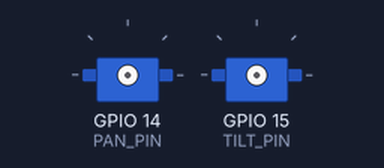
Recording of a sketch running on a simulated ESP32. Shown: 2 × servo. What the sketch prints to the serial monitor is not drawn.

Above: at 0.0 s.
At 21.4 s:
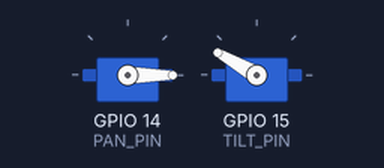
At 22.9 s:
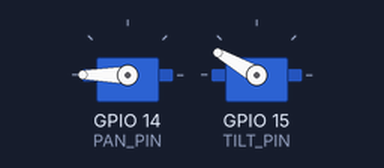
At 25.9 s:
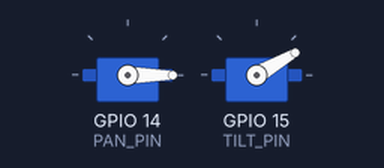
Timing chart, 0 to 34.4 s (numbered marks = the images above):
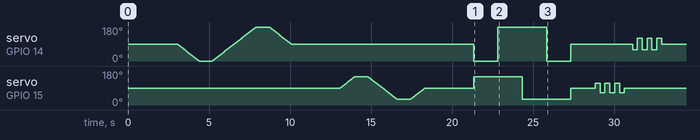

The sketch:

Servo_Only_Test.ino
```cpp
/*
 * ============================================================
 *  SERVO MOTOR TEST — ESP32-CAM (AI Thinker)
 *  Tests pan + tilt MG90S servos ONLY
 *  No camera, no WiFi, no other components needed
 *
 *  MINIMUM WIRING TO RUN THIS:
 *
 *  Power (from LM2596S set to 5V):
 *    5V rail  →  ESP32-CAM 5V pin
 *    5V rail  →  Both servo VCC
 *    GND rail →  ESP32-CAM GND pin
 *    GND rail →  Both servo GND
 *
 *  Pan Servo (horizontal):
 *    Signal  → GPIO 14
 *
 *  Tilt Servo (vertical):
 *    Signal  → GPIO 15
 *
 *  LIBRARY NEEDED:
 *    ESP32Servo by Kevin Harrington
 *    Install via: Sketch → Include Library → Manage Libraries
 *    Search "ESP32Servo" → Install
 * ============================================================
 */

#include <ESP32Servo.h>

#define PAN_PIN   14
#define TILT_PIN  15

Servo panServo;
Servo tiltServo;

// ── Helper: move servo slowly step by step ──────────────────
void slowMove(Servo &servo, int fromAngle, int toAngle, int stepDelay = 15) {
  if (fromAngle < toAngle) {
    for (int a = fromAngle; a <= toAngle; a++) {
      servo.write(a);
      delay(stepDelay);
    }
  } else {
    for (int a = fromAngle; a >= toAngle; a--) {
      servo.write(a);
      delay(stepDelay);
    }
  }
}

void setup() {
  Serial.begin(115200);
  delay(1000);

  Serial.println();
  Serial.println("====================================");
  Serial.println("  SERVO TEST — ESP32-CAM");
  Serial.println("====================================");
  Serial.println();

  // Attach servos
  panServo.attach(PAN_PIN,   500, 2400);
  tiltServo.attach(TILT_PIN, 500, 2400);
  Serial.println("[OK] Servos attached");
  Serial.println("     Pan  → GPIO " + String(PAN_PIN));
  Serial.println("     Tilt → GPIO " + String(TILT_PIN));
  Serial.println();

  // ── TEST 1: Center both servos ──────────────────────────
  Serial.println("TEST 1 — CENTER (both to 90°)");
  panServo.write(90);
  tiltServo.write(90);
  Serial.println("  Both servos → 90° (home position)");
  Serial.println("  Both should be pointing straight ahead");
  delay(2000);

  // ── TEST 2: Pan servo only ──────────────────────────────
  Serial.println();
  Serial.println("TEST 2 — PAN SERVO ONLY (GPIO 14)");
  Serial.println("  Tilt stays at 90° — only pan moves");
  Serial.println();

  Serial.println("  Pan: 90° → 0° (full left)");
  slowMove(panServo, 90, 0);
  delay(800);

  Serial.println("  Pan: 0° → 180° (full right)");
  slowMove(panServo, 0, 180);
  delay(800);

  Serial.println("  Pan: 180° → 90° (back to center)");
  slowMove(panServo, 180, 90);
  delay(1000);

  Serial.println("  [CHECK] Did the pan servo sweep left then right?");
  Serial.println("  If YES → Pan servo working");
  Serial.println("  If NO  → Check GPIO 14 wiring and 5V power");

  delay(2000);

  // ── TEST 3: Tilt servo only ─────────────────────────────
  Serial.println();
  Serial.println("TEST 3 — TILT SERVO ONLY (GPIO 15)");
  Serial.println("  Pan stays at 90° — only tilt moves");
  Serial.println();

  Serial.println("  Tilt: 90° → 150° (tilt up)");
  slowMove(tiltServo, 90, 150);
  delay(800);

  Serial.println("  Tilt: 150° → 30° (tilt down)");
  slowMove(tiltServo, 150, 30);
  delay(800);

  Serial.println("  Tilt: 30° → 90° (back to center)");
  slowMove(tiltServo, 30, 90);
  delay(1000);

  Serial.println("  [CHECK] Did the tilt servo go up then down?");
  Serial.println("  If YES → Tilt servo working");
  Serial.println("  If NO  → Check GPIO 15 wiring and 5V power");

  delay(2000);

  // ── TEST 4: Both together ───────────────────────────────
  Serial.println();
  Serial.println("TEST 4 — BOTH SERVOS TOGETHER");

  Serial.println("  Moving to top-left corner...");
  panServo.write(0);
  tiltServo.write(150);
  delay(1500);

  Serial.println("  Moving to top-right corner...");
  panServo.write(180);
  tiltServo.write(150);
  delay(1500);

  Serial.println("  Moving to bottom-right corner...");
  panServo.write(180);
  tiltServo.write(30);
  delay(1500);

  Serial.println("  Moving to bottom-left corner...");
  panServo.write(0);
  tiltServo.write(30);
  delay(1500);

  Serial.println("  Returning to HOME...");
  panServo.write(90);
  tiltServo.write(90);
  delay(1500);

  // ── TEST 5: Nod and shake ───────────────────────────────
  Serial.println();
  Serial.println("TEST 5 — NOD (tilt) AND SHAKE (pan)");

  Serial.println("  Nodding 3 times (tilt up/down)...");
  for (int i = 0; i < 3; i++) {
    tiltServo.write(115);
    delay(300);
    tiltServo.write(65);
    delay(300);
  }
  tiltServo.write(90);
  delay(500);

  Serial.println("  Shaking 3 times (pan left/right)...");
  for (int i = 0; i < 3; i++) {
    panServo.write(60);
    delay(300);
    panServo.write(120);
    delay(300);
  }
  panServo.write(90);
  delay(500);

  // ── DONE ────────────────────────────────────────────────
  Serial.println();
  Serial.println("====================================");
  Serial.println("  ALL SERVO TESTS COMPLETE");
  Serial.println("====================================");
  Serial.println();
  Serial.println("Both servos now hold at 90° (home).");
  Serial.println();
  Serial.println("RESULTS:");
  Serial.println("  If pan moved  → GPIO 14 wiring correct");
  Serial.println("  If tilt moved → GPIO 15 wiring correct");
  Serial.println("  If neither moved:");
  Serial.println("    1. Check 5V on servo VCC (red) wires");
  Serial.println("    2. Check GND on servo GND (brown) wires");
  Serial.println("    3. Check signal wires on GPIO 14 and 15");
  Serial.println("    4. Confirm ESP32Servo library is installed");
  Serial.println();
  Serial.println("Type any letter + Enter in Serial Monitor");
  Serial.println("to run a single servo sweep again:");
  Serial.println("  p = pan sweep");
  Serial.println("  t = tilt sweep");
  Serial.println("  b = both corners");
  Serial.println("  h = go home (90/90)");
}

void loop() {
  // Interactive control via Serial Monitor after tests
  if (Serial.available()) {
    char c = tolower(Serial.read());

    if (c == 'p') {
      Serial.println("Pan sweep...");
      slowMove(panServo, 90, 0);
      delay(300);
      slowMove(panServo, 0, 180);
      delay(300);
      slowMove(panServo, 180, 90);
      Serial.println("Pan done.");

    } else if (c == 't') {
      Serial.println("Tilt sweep...");
      slowMove(tiltServo, 90, 150);
      delay(300);
      slowMove(tiltServo, 150, 30);
      delay(300);
      slowMove(tiltServo, 30, 90);
      Serial.println("Tilt done.");

    } else if (c == 'b') {
      Serial.println("Corner tour...");
      panServo.write(0);   tiltServo.write(150); delay(1000);
      panServo.write(180); tiltServo.write(150); delay(1000);
      panServo.write(180); tiltServo.write(30);  delay(1000);
      panServo.write(0);   tiltServo.write(30);  delay(1000);
      panServo.write(90);  tiltServo.write(90);  delay(500);
      Serial.println("Done.");

    } else if (c == 'h') {
      Serial.println("Going home (90/90)...");
      panServo.write(90);
      tiltServo.write(90);
      Serial.println("Done.");
    }
  }
}
```
